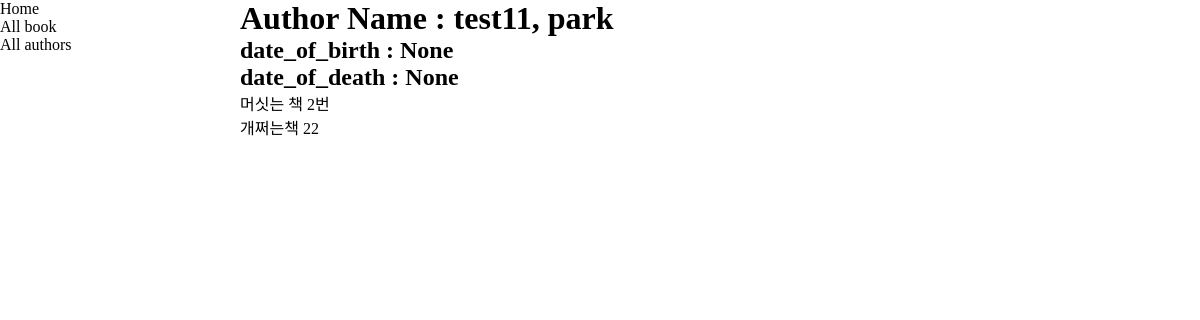
/catalog/author/1, run on an earlier commit of the app's database.
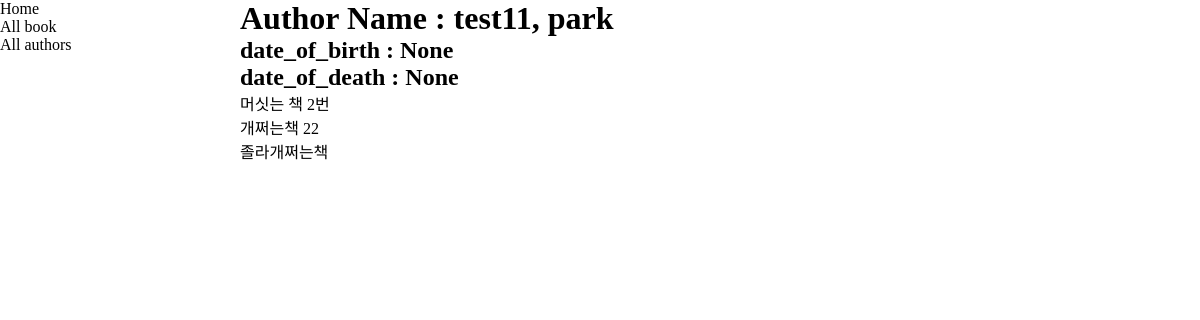
And on a later commit of the database.
### catalog/models.py (models this page shows, shortened)
class Book(models.Model):
    title = models.CharField(max_length=200)
    author = models.ForeignKey("Author", on_delete=models.SET_NULL, null=True)
    summary = models.TextField(
        max_length=1000, help_text="Enter a brief description of the book"
    )
    isbn = models.CharField(
        "ISBN",
        max_length=13,
        help_text='13 Character <a href="https://www.isbn-international.org/content/what-isbn">ISBN number</a>',
    )
    genre = models.ManyToManyField(Genre, help_text="Select a genre for this book")
    language = models.ForeignKey("Language", on_delete=models.SET_NULL, null=True)
    def __str__(self):
        return self.title
    def display_genre(self):
        """Create a string for the Genre. This is required to display genre in Admin."""
        return ", ".join(genre.name for genre in self.genre.all()[:3])
    display_genre.short_description = "Genre"

### catalog/views.py (the view)
# urls.py: path("author/<int:pk>", views.AuthorDetailView.as_view(), name="author-detail"),
class AuthorDetailView(generic.DetailView):
    model = Author

### catalog/models.py (called while the page is built)
    def __str__(self):
        return f"{self.last_name}, {self.first_name}"

### catalog/templates/catalog/author_detail.html (shortened to what this page needs)
{% extends "base_generic.html" %}
{% block content %}
    <h1>Author Name : {{author}}</h1>
    <h2>date_of_birth : {{author.date_of_birth}}</h2>
    <h2>date_of_death : {{author.date_of_death}}</h2>
    {% for book in author.book_set.all  %}
    <p>{{book}}</p>
    {% endfor %}
{% endblock content %}

What changed in the data, as far as the page shows it:
added Book: title "졸라개쩌는책"
